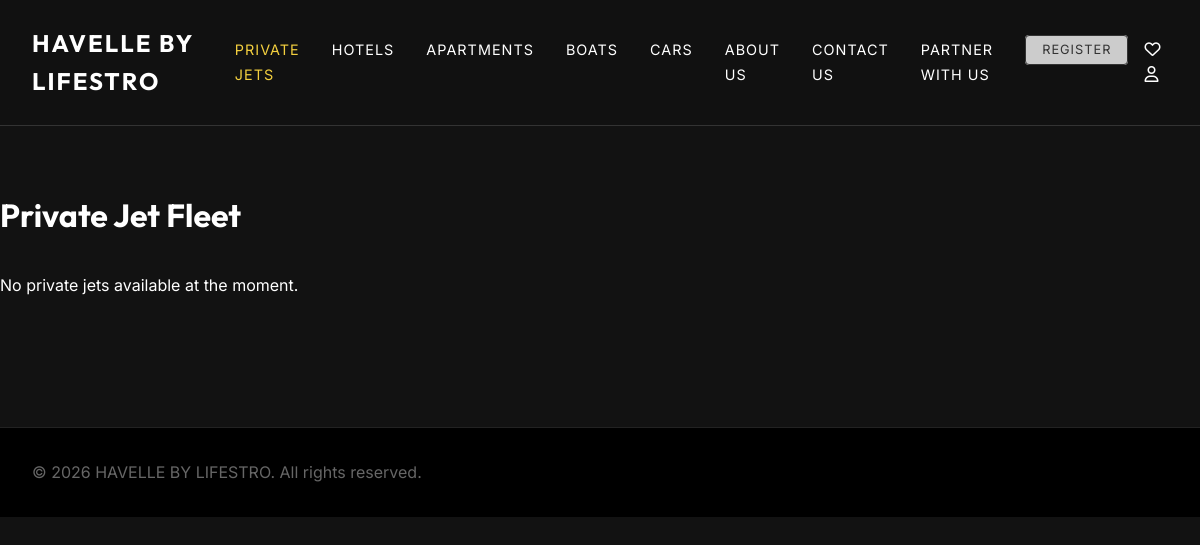
Page /jets/ on the earlier database version.
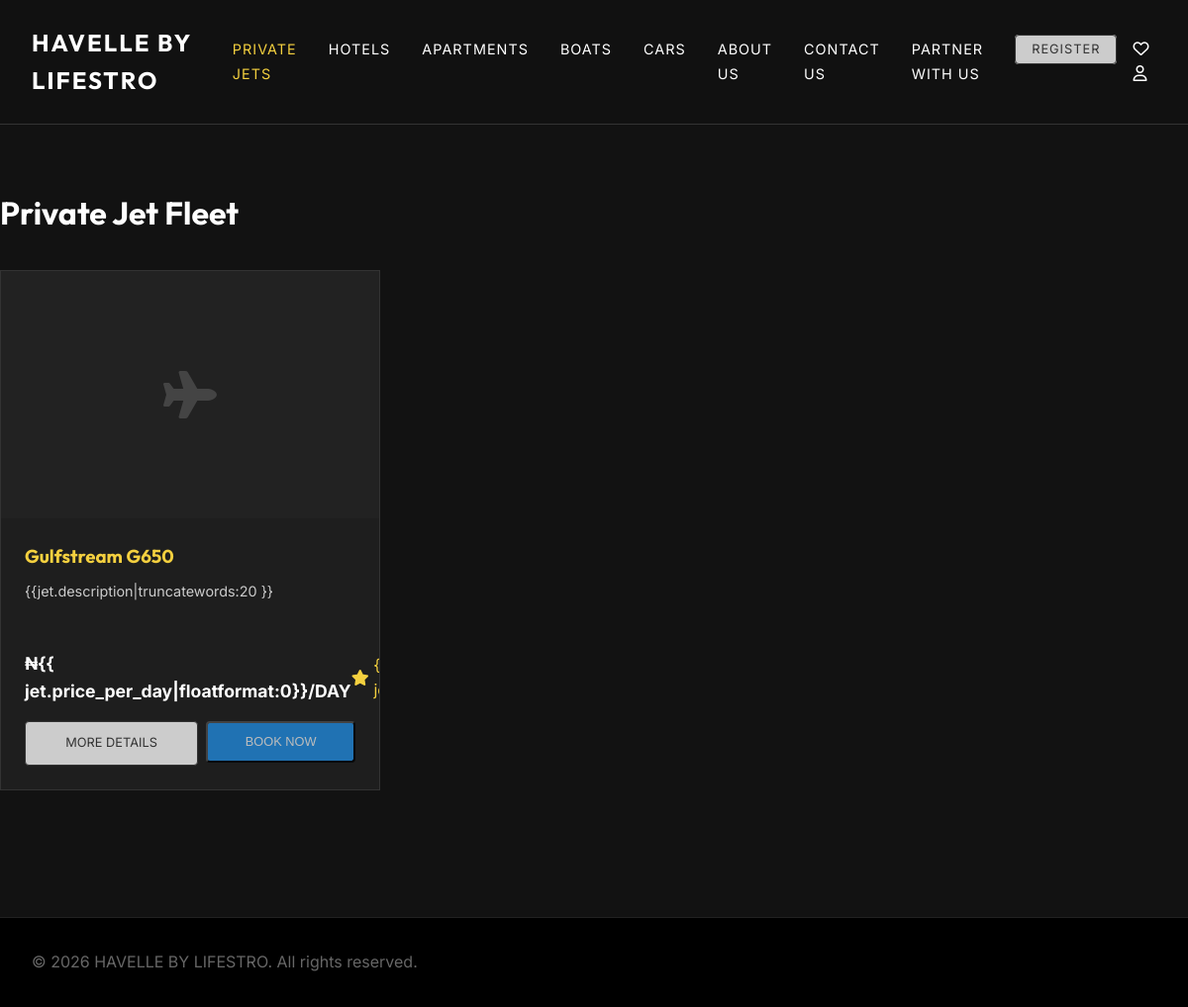
Same page on the later database version.
### landing/models.py (models this page shows, shortened)
class RentalItem(models.Model):
    category = models.ForeignKey(Category, on_delete=models.CASCADE, related_name='items')
    name = models.CharField(max_length=200)
    description = models.TextField()
    price_per_day = models.DecimalField(max_digits=10, decimal_places=2)
    rating = models.DecimalField(max_digits=3, decimal_places=1, default=5.0)
    image = models.ImageField(upload_to='rentals/')
    video_url = models.URLField(blank=True, null=True, help_text="Link to YouTube or Vimeo video")
    is_featured = models.BooleanField(default=False)

### landing/views.py (the view)
# urls.py: path('jets/', views.jet_list, name='jet_list'),
def jet_list(request):
    jets = RentalItem.objects.filter(category__slug='private-jets')
    return render(request, 'landing/jet_list.html', {'jets': jets})

### landing/templates/landing/jet_list.html (shortened to what the changed rows need)
{% load static %}
<!DOCTYPE html>
<html lang="en">
<head>
    <link rel="stylesheet" href="{% static 'landing/css/style.css' %}">
    <link rel="stylesheet" href="https://cdnjs.cloudflare.com/ajax/libs/font-awesome/6.0.0/css/all.min.css">
</head>
<body>
    <main class="container" style="padding: 4rem 0;">
        <h1 style="color: white; margin-bottom: 2rem;">Private Jet Fleet</h1>
        <div class="items-grid">
            {% for jet in jets %}
            <div class="item-card">
                {% if jet.image %}
                <div class="item-img"
                    style="background-image: url('{{ jet.image.url }}'); height: 250px; background-size: cover; background-position: center;">
                </div>
                {% else %}
                <div
                    style="height: 250px; background: #222; display: flex; align-items: center; justify-content: center; color: #444;">
                    <i class="fas fa-plane fa-3x"></i>
                </div>
                {% endif %}
                <div class="item-details" style="padding: 1.5rem;">
                    <h3 style="color: var(--accent-gold); margin-bottom: 0.5rem;">{{ jet.name }}</h3>
                    <p style="color: #ccc; font-size: 0.9rem; margin-bottom: 1.5rem;">{{jet.description|truncatewords:20
                        }}</p>
                </div>
                <div class="item-info"
                    style="padding: 0 1.5rem 1rem; display: flex; justify-content: space-between; align-items: center;">
                    <span class="price" style="color: white; font-weight: 700;">₦{{
                        jet.price_per_day|floatformat:0}}/DAY</span>
                    <span class="rating" style="color: var(--accent-gold);"><i class="fas fa-star"></i> {{
                        jet.rating}}</span>
                </div>
                <div class="item-actions" style="padding: 0 1.5rem 1.5rem; display: flex; gap: 0.5rem;">
                    <a href="{% url 'item_detail' jet.id %}" class="btn-outline"
                        style="flex: 1; text-align: center; font-size: 0.8rem; padding: 0.7rem; border-radius: 4px;">MORE
                        DETAILS</a>
                    <form method="POST" action="{% url 'book_item' jet.id %}" style="flex: 1;">
                        {% if user.is_authenticated %}
                        <button type="submit" class="btn-fill"
                            style="width: 100%; border-radius: 4px; padding: 0.7rem; font-size: 0.8rem;">
                            BOOK NOW
                        </button>
                        {% else %}
                        <button type="button" class="btn-fill"
                            onclick="alert('You must be logged in to book an item.');"
                            style="width: 100%; border-radius: 4px; padding: 0.7rem; font-size: 0.8rem; opacity: 0.7;">
                            BOOK NOW
                        </button>
                        {% endif %}
                    </form>
                </div>
            </div>
            {% empty %}
            <p style="color: white;">No private jets available at the moment.</p>
            {% endfor %}
        </div>
    </main>
</body>
</html>

Differences in the rows shown:
added RentalItem: name "Gulfstream G650"
Other differences:
text no longer shown: "No private jets available at the moment."
